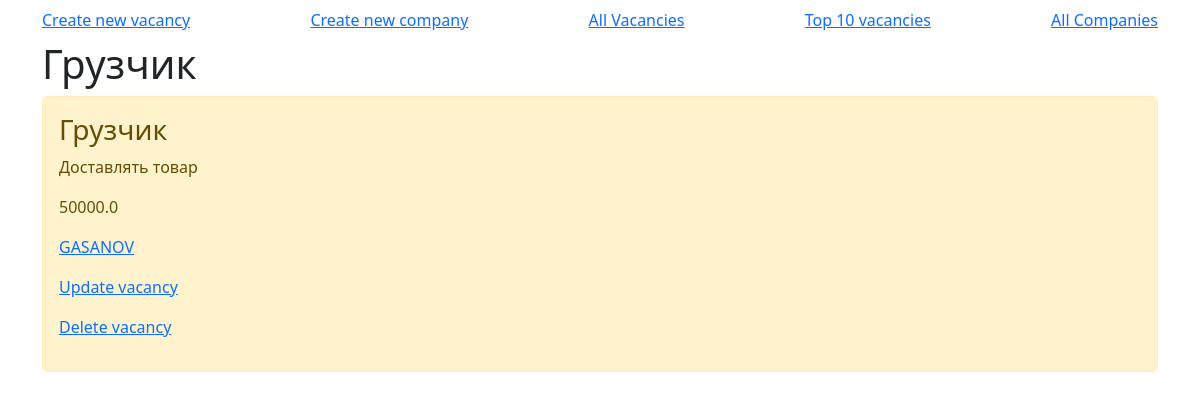
Screenshot of /api/vacancies/5 with the database file from the repository.
### api/models.py (models this page shows, shortened)
class Vacancy(models.Model):
    name = models.CharField('Name of vacancy',max_length=50)
    description = models.TextField('Description')
    salary = models.FloatField('Salary')
    company = models.ForeignKey(Company, on_delete = models.CASCADE)
    class Meta:
        verbose_name = 'Vacancy'
        verbose_name_plural = 'Vacancies'

class Company(models.Model):
    name = models.CharField('Name of company',max_length=50)
    description = models.TextField('Description')
    city = models.CharField('City',max_length=50)
    address = models.TextField('Address')
    class Meta:
        verbose_name = 'Company'
        verbose_name_plural = 'Companies'

### api/views.py (the view)
# urls.py: path('api/vacancies/<int:id>', views.VacancyView.as_view()),
class VacancyView(View):
    def get(self, request,id):
        vacancy = get_object_or_404(Vacancy, id=id)
        return render(request, 'api/vacancy.html',{'title' : vacancy.name, 'vacancy' : vacancy})

### api/templates/api/vacancy.html (shortened to what this page needs)
{% extends 'api/base.html' %}
{% block content %}
    <h1>{{ title }}</h1>
    <div class="alert alert-warning mt-2">
            <h3>{{ vacancy.name }}</h3>
            <p>{{ vacancy.description }}</p>
            <p>{{ vacancy.salary }}</p>
            <a href="/api/companies/{{ vacancy.company.id}}"><p>{{ vacancy.company.name }}</p></a>
            <a href="/api/update/{{vacancy.id}}?type=vacancy"><p>Update vacancy</p></a>
            <a href="/api/delete/{{vacancy.id}}?type=vacancy"><p>Delete vacancy</p></a>
        </div>
{% endblock %}

### rows the page displays
Vacancy: name "Грузчик", description "Доставлять товар", salary "50000.0", company.name "GASANOV"
